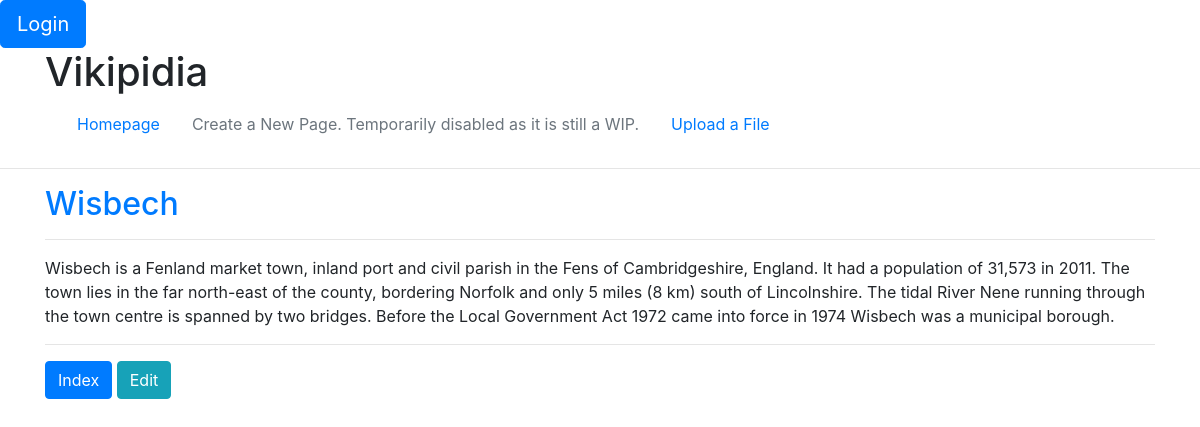
The app's page /wiki/Wisbech/, older data.
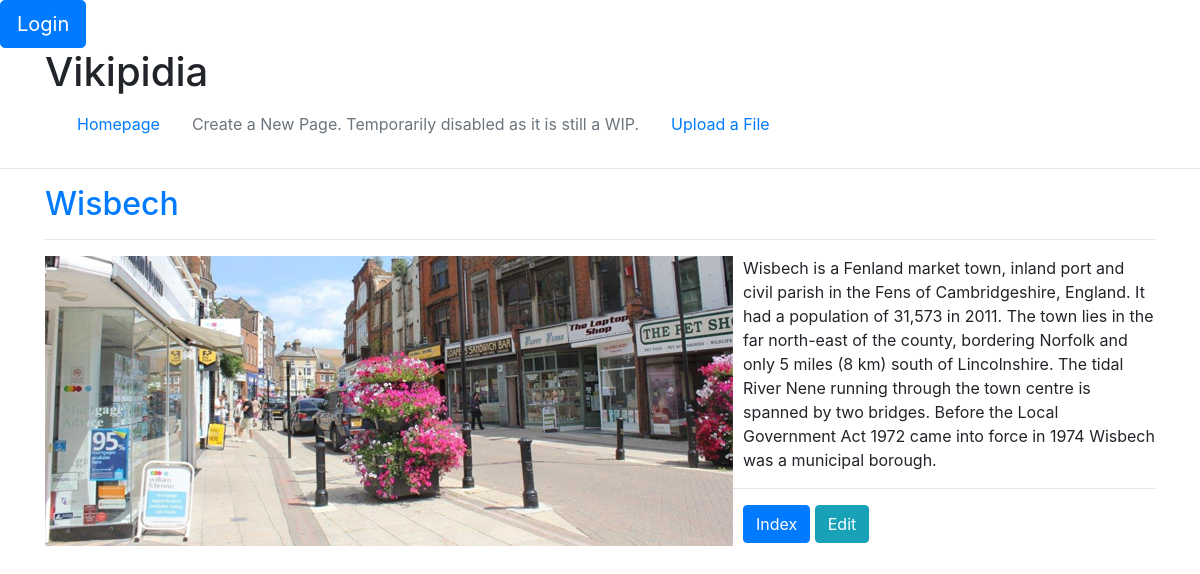
The same page, newer data.
### wiki/models.py (models this page shows, shortened)
class Page(models.Model):
    title = models.CharField(max_length=64, primary_key=True)
    content = models.TextField()

### wiki/views.py (the view)
# urls.py: path('<str:pk>/', views.view_page, name='detail'),
def view_page(request, pk):
    try:
        page = Page.objects.get(pk=pk)
        return render(request, 'wiki/detail.html', {'page': page})
    except Page.DoesNotExist:
        return render(request, 'wiki/create_page.html', {'page_name': pk})

### wiki/templatetags/wiki_tags.py (called while the page is built)
@register.filter
def markup(text):
    return markdown.markdown(text)

@register.filter
def wikify(text):
    return wikiWordV2.sub(r'''
    <a href="/wiki/\1/">\1</a>
    ''', text)

### wiki/templates/wiki/detail.html
{% extends 'wiki/base.html' %}
{% load wiki_tags %}
{% block content %}
<div class="container">
    {% block contentTitle %}
    <h2 class="text-primary">{{page.title}}</h2>
    {% endblock %}
    <hr />
    {{page.content|markup|wikify|safe}}
    <hr />
    <div>
        <a href="{% url 'wiki:index' %}"><button class="btn btn-primary">Index</button></a>
        <a href="{% url 'wiki:edit_page' page.title %}"><button class="btn btn-info">Edit</button></a>
    </div>
</div>
{% endblock content %}

### wiki/templates/wiki/base.html (shortened to what this page needs)
{% load static %}
<!DOCTYPE html>
<html>
<head>
    <link rel="stylesheet" type="text/css" href="{% static 'polls/style.css' %}">
    <link rel="stylesheet" href="https://stackpath.bootstrapcdn.com/bootstrap/4.3.1/css/bootstrap.min.css"
>
</head>
<nav class="nav">
    {% if user.is_authenticated%}
    <a class="btn btn-danger btn-lg" href="{% url 'wiki:logout'%}">Logout</a>
    {% else %}
    <a class="btn btn-primary btn-lg" href="{% url 'wiki:login' %}">Login</a>
    {% endif %}
</nav>
<div class="container">
    <h1 style="display:inline">Vikipidia</h1>
    <nav class="navbar navbar-expand-lg navbar-light">
        <a class="nav-link" href="{% url 'wiki:index' %}">Homepage</a>
        <a class="nav-link disabled" href="#">Create a New Page. Temporarily disabled as it is still a WIP.</a>
        <a class="nav-link" href="{% url 'wiki:upload_page' %}">Upload a File</a>
    </nav>
</div>
<hr />
<body>
    {% block content %}NO CONTENT PROVIDED{% endblock content %}
</body>
</html>

Row changes from the older to the newer data that the page shows:
changed Page "Wisbech": content|markup: picture added
